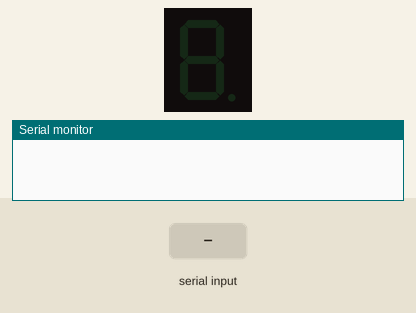
Recording of a sketch running on a simulated Arduino Uno, built with avr-gcc and run on an emulated ATmega328P. Parts: 1-digit seven-segment display, the last lines printed to the serial monitor. Wiring (inferred from the names in the program): 1-digit 7-segment display, segments lit when LOW: segments pin 2, pin 3, pin 4, pin 5, pin 6, pin 7, pin 8, pin 9. The test bench sets the inputs (shaded band). The segment pins are drawn as the display they are named for.

Above: at 1.2 s.
1.3 s: "90,45\n" received over Serial
At 1.9 s:
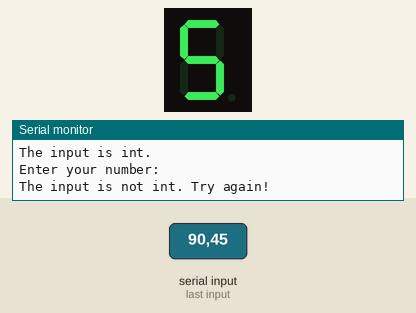
2.9 s: "30,150\n" received over Serial
At 3.5 s:
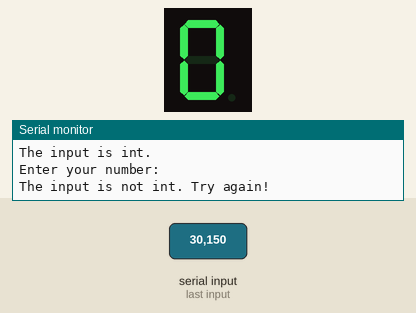
4.5 s: "200\n" received over Serial
6.0 s: "5\n" received over Serial
At 6.3 s:
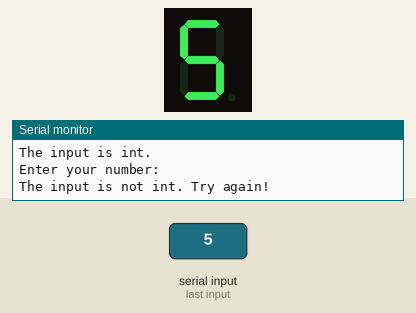
7.5 s: "90\n" received over Serial
At 8.7 s:
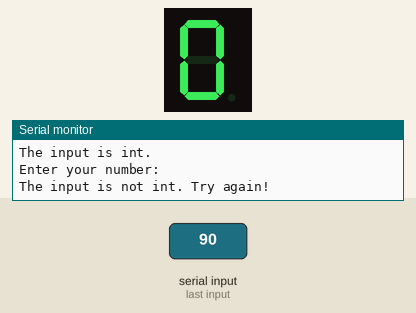
Timing chart, 0 to 10.0 s (numbered marks = the images above; inputs shaded):
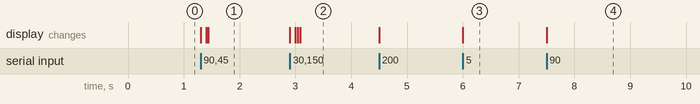

Measured:
- after the input at 1.3 s, the display: first changes at once (image 1 shows a later state)
- after the input at 2.9 s, the display: first changes at once (image 2 shows a later state)
- after the input at 6.0 s, the display: changes at once (image 3)
- after the input at 7.5 s, the display: first changes at once (image 4 shows a later state)

The sketch:

7segments.ino
```cpp
const int segmentSize = 8;
const int numberSize = 10;
const int segmentPins[segmentSize] = {2,3,4,5,6,7,8,9};
const int table[numberSize][segmentSize] = {
{1, 1, 1, 1, 1, 1, 0}, // 0
{0, 1, 1, 0, 0, 0, 0}, // 1
{1, 1, 0, 1, 1, 0, 1}, // 2
{1, 1, 1, 1, 0, 0, 1}, // 3
{0, 1, 1, 0, 0, 1, 1}, // 4
{1, 0, 1, 1, 0, 1, 1}, // 5
{1, 0, 1, 1, 1, 1, 1}, // 6
{1, 1, 1, 0, 0, 0, 0}, // 7
{1, 1, 1, 1, 1, 1, 1}, // 8
{1, 1, 1, 1, 0, 1, 1}  // 9

};

void setup() {
  // put your setup code here, to run once:
  Serial.begin(9600);
  for(int i = 0; i < segmentSize; i++)
  {
    pinMode(segmentPins[i], OUTPUT);
    digitalWrite(segmentPins[i], HIGH);
  }
}

void loop() {
  // put your main code here, to run repeatedly:
  if(Serial.available() > 0)
  {
    Serial.print("Enter your number: ");
    char readIncomingByte = Serial.read();
    int readIncomingByteAsInt = readIncomingByte - '0';
    Serial.println(readIncomingByte);
    if(readIncomingByteAsInt >= 0 && readIncomingByteAsInt <= 9)
    {
      for(int i = 0; i < segmentSize; i++)
      {
        digitalWrite(segmentPins[i], !table[readIncomingByteAsInt][i]);
      }
      Serial.println("The input is int.");
    }else{
      Serial.println("The input is not int. Try again!");
    }
  }
}
```
